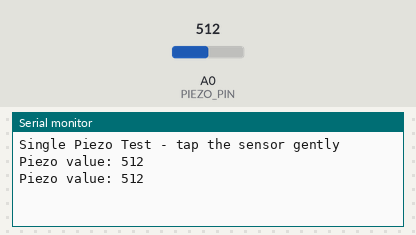
The sketch below on a simulated Arduino Uno, built with avr-gcc and run on an emulated ATmega328P. Shown: the last lines printed to the serial monitor. Inputs (shaded band) come from the test bench; at power-on: A0 (PIEZO_PIN) = 512.

Above: at 1.8 s.
1.9 s: A0 (PIEZO_PIN) set to 716
At 2.4 s:
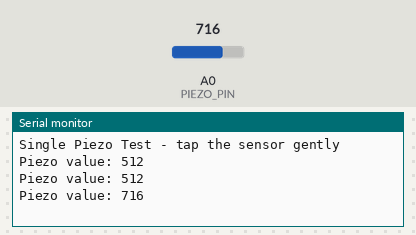
3.4 s: A0 (PIEZO_PIN) set to 900
At 4.8 s:
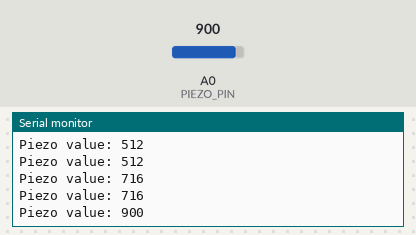
Timing chart, 0 to 6.4 s (numbered marks = the images above; inputs shaded):
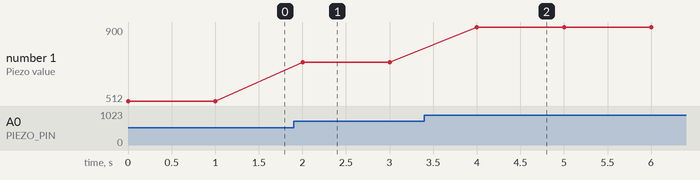

The sketch:

single_piezo_test.ino
```cpp
// PROJECT VECTOR - Day 1, Step 8
// Single Piezo Sensor Test (breadboard, A0)
// Confirms one sensor + 1M-ohm resistor gives readable values.

const int PIEZO_PIN  = A0;
const int NOISE_FLOOR = 5;

void setup() {
  Serial.begin(115200);
  Serial.println("Single Piezo Test - tap the sensor gently");
}

void loop() {
  int reading = analogRead(PIEZO_PIN);
  if (reading > NOISE_FLOOR) {
    Serial.print("Piezo value: ");
    Serial.println(reading);
  }
  delay(1000);
}
```

Measured:
- after the input at 1.9 s, the serial monitor: prints a new line after 0.10 s (image 1)
- after the input at 3.4 s, the serial monitor: prints a new line after 0.60 s (image 2)
- plotted number 1: 512 → 716 after the input at 1.9 s, 716 → 900 after the input at 3.4 s
